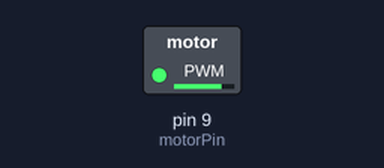
Bench run of a sketch on a simulated Arduino Uno, built with avr-gcc and run on an emulated ATmega328P. Shown: switched loads named in the sketch (green lamp = pin HIGH).

Above: at 0.05 s.
At 5.0 s:
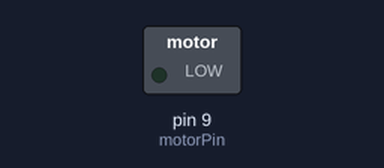
Timing chart, 0 to 6.5 s (numbered marks = the images above):
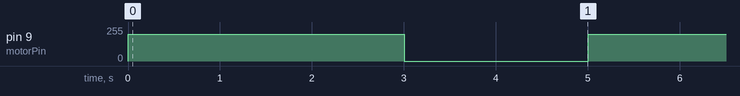

Measured:
- by itself, pin 9 (motorPin): alternates 200/255 for 3.0 s and 0/255 for 2.0 s

The sketch:

CocheCorchoPausa.ino
```cpp
int motorPin = 9;

void setup() {
  pinMode(motorPin, OUTPUT);
}

void loop() {
  analogWrite(motorPin, 200);
  delay(3000);

  analogWrite(motorPin, 0);
  delay(2000);
}
```
